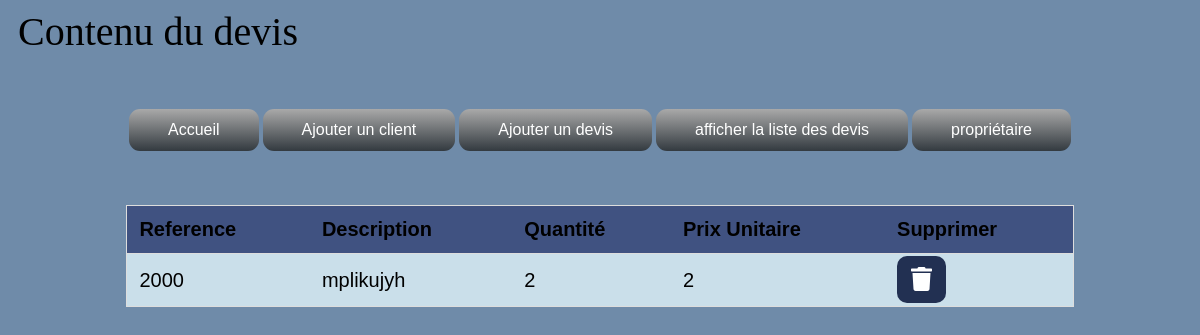
Page /show.php?id=30 on the committed database.
### tables this page shows
CREATE TABLE IF NOT EXISTS `lignedevis` (
  `idLdevis` int(20) NOT NULL AUTO_INCREMENT,
  `referenceD` int(20) NOT NULL,
  `descriptionD` text NOT NULL,
  `quantiteD` int(20) unsigned NOT NULL,
  `prixUnitaireD` float unsigned NOT NULL,
  `idDevis` int(20) NOT NULL,
  PRIMARY KEY (`idLdevis`),
  UNIQUE KEY `idLdevis` (`idLdevis`),
  KEY `fk_devis_ld` (`idDevis`)
);

### show.php (the view, shortened to what this page needs)
<?php
try
  {
    $bdd = new PDO('mysql:host=localhost;dbname=sylvainard;charset=utf8', 'root','');
    $bdd->setAttribute(PDO::ATTR_ERRMODE,PDO::ERRMODE_EXCEPTION);
  }
  catch (Exception $e)
  {
    die('erreur :'.$e->getMessage());
  }
  $id = $_GET['id'];
 ?>
<html>
	<head>
    	<link rel="stylesheet" href="ajoutClient.css">
      <link rel="stylesheet" href="global.css">
      <link rel="stylesheet" href="https://use.fontawesome.com/releases/v5.0.13/css/all.css">
	</head>
	<body>
		<div id="bloc_page">
      <header>
        <div id="titre_principal"> <H1>Contenu du devis </H1></div>
      </header>
    </div>
    <br><br><br>
    <ul id="menu">
      <center>
        <li><a href="inde.php">Accueil </a></li>
        <li><a href="ajoutClient.php">Ajouter un client</a></li>
        <li><a href="ajoutDevis.php">Ajouter un devis</a></li>
        <li><a href="afficherD.php">afficher la liste des devis </a></li>
        <li><a href="editP.php">propriétaire </a></li>
      </center>
    </ul>
    <br><br><br>
          <div class="searchTable">
            <table id="pageTable">
                <tr class="header">
                    <th>Reference</th>
                    <th>Description</th>
                    <th>Quantité </th>
                    <th>Prix Unitaire</th>
                    <th>Supprimer</th>
                </tr>
                <?php
                 $sql2= "SELECT * from lignedevis where idDevis= $id ";
                 $response= $bdd->query($sql2);
                while ($donnees = $response->fetch(PDO::FETCH_ASSOC)) { ?>
                        <tr>
                         <td><?php echo $donnees['referenceD']; ?></td>
                         <td><?php echo $donnees['descriptionD']; ?></td>
                         <td><?php echo $donnees['quantiteD']; ?></td>
                         <td><?php echo $donnees['prixUnitaireD']; ?></td>
                         <?php echo "<td>".'<a href="deleteL.php?id='.$donnees['idLdevis'].'" id="del" class="btn"><i class="fas fa-trash"></i></a></td>'?>
                       </tr>
                <?php
                }
                ?>
            </table>
          </div>
	</body>
</html>

### ajoutClient.css (style rules this page uses)
body { background-color: #6f8ba9; font-family: 'Century Gothic'; }
#menu { padding:0; margin:0; list-style:none; }
#menu li { display:inline-block; position:relative; border-radius:11px 11px 11px 11px; }
#menu li { background-color: darkgrey; background-image: -webkit-linear-gradient(top, darkgrey 0%, #333A40 100%); background-image:linear-gradient(to bottom, darkgrey 0%, #333A40 100%); }
#menu a { text-decoration:none; display:block; padding:12px 39px; color:#fff; font-family:arial; }
header { display: flex; justify-content: space-between; align-items: flex-end; font-family: "Century Gothic"; }
#titre_principal { display: flex; flex-direction: column; font-family: "Century Gothic"; }
header h1 { font-family: "Century Gothic";; font-size: 2.5em; font-weight: normal; margin: 0 0 0 10px; }

### global.css (style rules this page uses)
.searchTable { margin: 0 auto; width: 80%; }
#pageTable { border-collapse: collapse; width: 100%; overflow-x: auto; border: 1px solid #ddd; font: normal 20px 'Bitter', sans-serif; }
#pageTable th, #pageTable td { text-align: left; padding: 12px; }
#pageTable tr { background-color: #d3a9a9; border-bottom: 1px solid #ddd; }
#pageTable tr:nth-child(even) { background-color: #cadfea; }
#pageTable tr.header, #pageTable tr:hover { width :80%; background-color:#405281; }
.btn { border: none; color: white; padding: 10px 14px; font-size: 24px; cursor: pointer; border-radius: 10px 10px 10px 10px; -webkit-border-radius: 10px 10px 10px 10px; -moz-border-radius: 10px 10px 10px 10px; }
#del,#generate { background-color: #223052; }

### rows in the picture
lignedevis: referenceD "2000", descriptionD "mplikujyh", quantiteD "2", prixUnitaireD "2"
